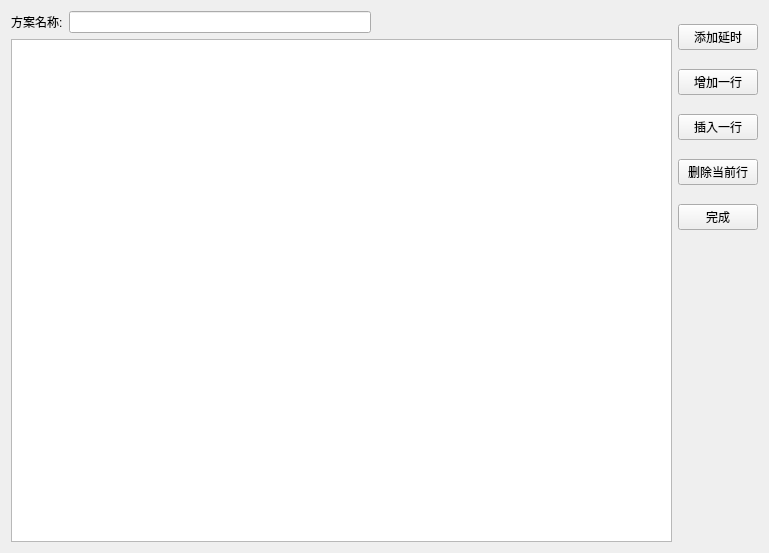
<?xml version="1.0" encoding="UTF-8"?>
<ui version="4.0">
 <class>Form</class>
 <widget class="QWidget" name="Form">
  <property name="geometry">
   <rect>
    <x>0</x>
    <y>0</y>
    <width>769</width>
    <height>553</height>
   </rect>
  </property>
  <property name="windowTitle">
   <string>添加方案</string>
  </property>
  <layout class="QHBoxLayout" name="horizontalLayout_2">
   <item>
    <layout class="QVBoxLayout" name="verticalLayout_2">
     <item>
      <layout class="QHBoxLayout" name="horizontalLayout">
       <item>
        <widget class="QLabel" name="label">
         <property name="text">
          <string>方案名称:</string>
         </property>
         <property name="buddy">
          <cstring>lineEdit</cstring>
         </property>
        </widget>
       </item>
       <item>
        <widget class="QLineEdit" name="lineEdit">
         <property name="sizePolicy">
          <sizepolicy hsizetype="MinimumExpanding" vsizetype="Fixed">
           <horstretch>0</horstretch>
           <verstretch>0</verstretch>
          </sizepolicy>
         </property>
        </widget>
       </item>
       <item>
        <spacer name="horizontalSpacer">
         <property name="orientation">
          <enum>Qt::Horizontal</enum>
         </property>
         <property name="sizeHint" stdset="0">
          <size>
           <width>40</width>
           <height>20</height>
          </size>
         </property>
        </spacer>
       </item>
      </layout>
     </item>
     <item>
      <widget class="QTableWidget" name="tableWidget">
       <property name="horizontalScrollBarPolicy">
        <enum>Qt::ScrollBarAlwaysOff</enum>
       </property>
       <property name="rowCount">
        <number>0</number>
       </property>
       <attribute name="horizontalHeaderVisible">
        <bool>false</bool>
       </attribute>
       <attribute name="horizontalHeaderCascadingSectionResizes">
        <bool>false</bool>
       </attribute>
       <column>
        <property name="text">
         <string>说明</string>
        </property>
        <property name="textAlignment">
         <set>AlignCenter</set>
        </property>
       </column>
       <column>
        <property name="text">
         <string>APDU</string>
        </property>
        <property name="textAlignment">
         <set>AlignCenter</set>
        </property>
       </column>
      </widget>
     </item>
    </layout>
   </item>
   <item>
    <layout class="QVBoxLayout" name="verticalLayout">
     <property name="topMargin">
      <number>0</number>
     </property>
     <property name="bottomMargin">
      <number>298</number>
     </property>
     <item>
      <widget class="QPushButton" name="pushButton">
       <property name="text">
        <string>添加延时</string>
       </property>
      </widget>
     </item>
     <item>
      <widget class="QPushButton" name="pushButton_5">
       <property name="text">
        <string>增加一行</string>
       </property>
      </widget>
     </item>
     <item>
      <widget class="QPushButton" name="pushButton_2">
       <property name="text">
        <string>插入一行</string>
       </property>
      </widget>
     </item>
     <item>
      <widget class="QPushButton" name="pushButton_3">
       <property name="text">
        <string>删除当前行</string>
       </property>
      </widget>
     </item>
     <item>
      <widget class="QPushButton" name="pushButton_4">
       <property name="text">
        <string>完成</string>
       </property>
      </widget>
     </item>
    </layout>
   </item>
  </layout>
 </widget>
 <resources/>
 <connections/>
</ui>
